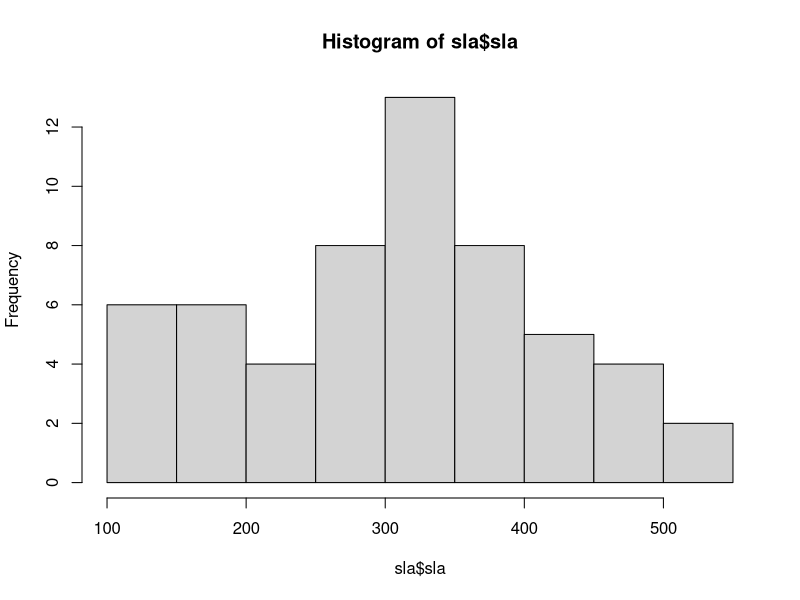
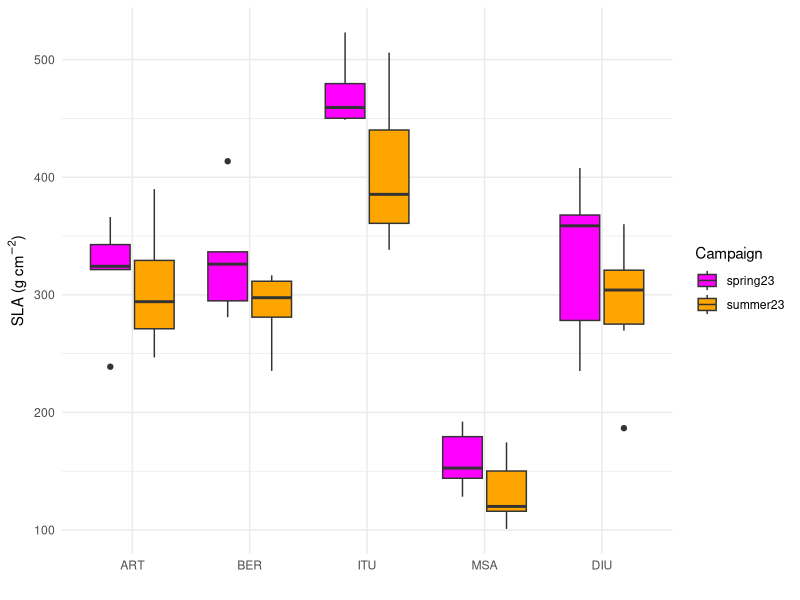

The R source for these figures, in order:
library(tidyverse)
library(emmeans)
library(multcomp)
library(multcompView)

sla <- read.csv("gradienteData/sla_gradiente_2023/sla_gradiente_2023_updated.csv") |> 
  mutate(SLA = ifelse(SLA == 9999, NA, SLA)) |> 
  filter(canopy_position == "shade_low") |> 
  mutate(site = factor(site, levels = c("ART", "BER", "ITU", "MSA", "DIU"))) |> 
  rename(tree = id_plant) |> 
  rename(sla = SLA)

sla <- sla[, c("site", "campaign", "tree", "sla")]

hist(sla$sla)
model <- lm(sla ~ site * campaign, data = sla)
summary(model)
anova(lm(sla ~ site * campaign, data = sla))
model_means2 <- emmeans(model, ~ site)
model_means_cld2 <- cld(model_means2, adjust = "sidak",
                        Letters = c("a", "b", "c", "d", "e", "f", "g"),
                        alpha = 0.05, sort = FALSE)


ggplot(sla, aes(x = site, y = sla, fill = campaign)) +
  geom_boxplot(
    position = position_dodge2(width = 0.8, preserve = "single")) +
  scale_fill_manual(values=c("magenta1", "orange")) +
  labs(
    x = "",
    y = expression("SLA (g "*cm^-2*")"),
    fill = "Campaign"
  ) +
  theme_minimal()
